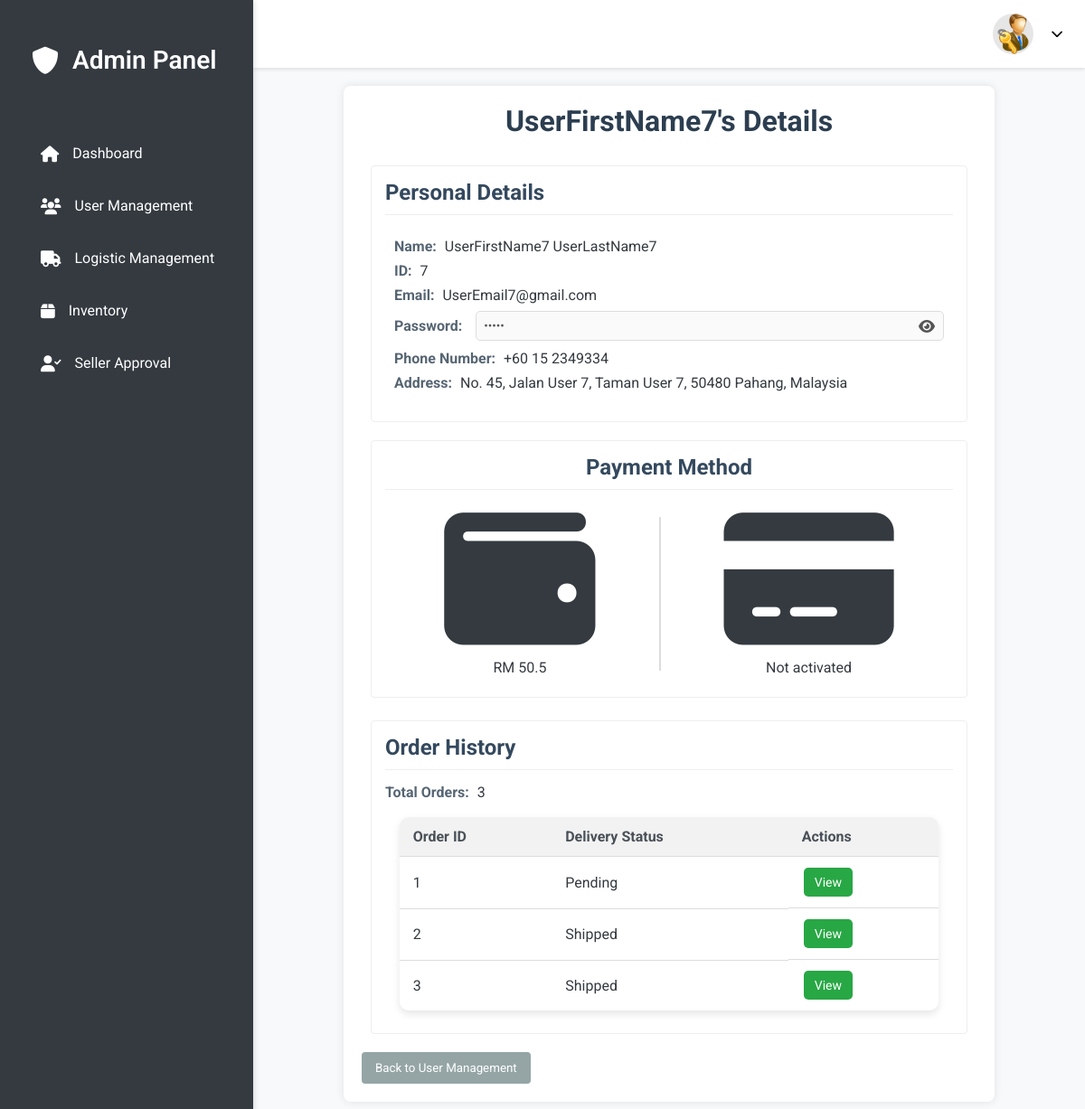
/admin/view_user/7, run on an earlier commit of the app's database.
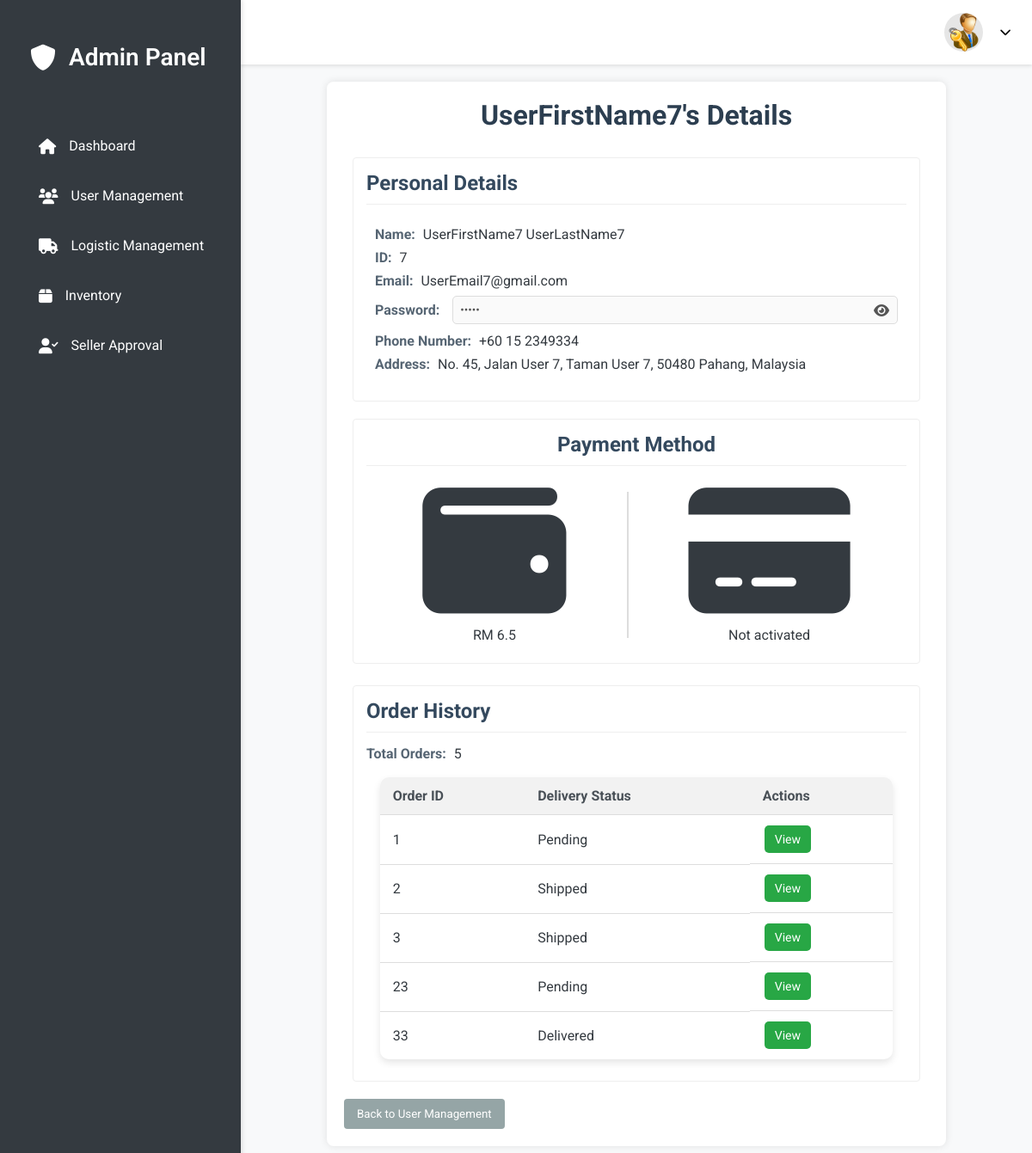
And on a later commit of the database.
### tables this page shows
CREATE TABLE user (
        pid INTEGER PRIMARY KEY AUTOINCREMENT,
        firstName TEXT NOT NULL,
        lastName TEXT NULL,
        email TEXT UNIQUE NOT NULL,
        password TEXT NOT NULL,
        isSeller INTEGER DEFAULT 0,
        haveBankCard INTEGER DEFAULT 0,
        phone_number TEXT,
        wallet DECIMAL(10, 2) DEFAULT 0.00,
        address TEXT
    );

CREATE TABLE orders (
        id INTEGER PRIMARY KEY AUTOINCREMENT,
        buyer_id INTEGER NOT NULL,
        product_id INTEGER NOT NULL, 
        quantity INTEGER NOT NULL,
        date DATE NOT NULL,
        payment_method TEXT NOT NULL,
        delivery_status TEXT DEFAULT 'Pending',
        seller_status TEXT DEFAULT 'Pending',
        total_amount DECIMAL(10,2) NOT NULL,
        FOREIGN KEY (buyer_id) REFERENCES user(pid) ON DELETE CASCADE ON UPDATE CASCADE
        FOREIGN KEY (product_id) REFERENCES products(id) 
    );

### admin_feature.py (the view)
@admin_blueprint.route("/view_user/<int:id>", methods=["POST", "GET"])
def view_user(id):
  con = get_connect_db()
  cur = con.cursor()
  try:
    cur.execute("SELECT * FROM user WHERE pid = ?", (id,))
    user = cur.fetchone()
    if not user:
         flash("User not found.", "warning")
         return redirect(url_for("admin.user_management"))
    cur.execute("""
    SELECT
        o.id,
        o.date,
        o.total_amount,
        o.delivery_status,
        p.name AS product_name
    FROM orders o
    JOIN products p ON o.product_id = p.id
    WHERE o.buyer_id = ?
  """, (id,))
    orders = cur.fetchall()
    orders = [{"id": order[0], "date": order[1], "total_amount": order[2], "delivery_status":order[3], "product_name": order[4] } for order in orders]
  except Exception as e:
       flash(f"An error occurred: {e}", "danger")
  finally:
    con.close()
  return render_template("view_user_details.html", user=user, orders=orders)

### db.py (called while the page is built)
def get_connect_db():
    conn = sqlite3.connect(DATABASE_PATH)
    conn.row_factory = sqlite3.Row
    return conn

### web.py (called while the page is built)
@app.after_request
def add_header(response):
    response.headers["Cache-Control"] = "no-store, no-cache, must-revalidate, post-check=0, pre-check=0, max-age=0"
    response.headers["Pragma"] = "no-cache"
    response.headers["Expires"] = "0"
    return response

### templates/view_user_details.html (shortened to what this page needs)
{% extends "admin_page.html" %}
{% block content %}
<link rel="stylesheet" href="https://cdnjs.cloudflare.com/ajax/libs/font-awesome/6.0.0/css/all.min.css"
 />
<link rel="stylesheet" href="/static/view_user_details.css">
<div class="user-details-container">
    <h1>{{ user.firstName }}'s Details</h1>
    <div class="content-container">
        <section class="personal-info-section">
            <h2>Personal Details</h2>
            <div class="details-card">
              <p>
                <strong>Name:</strong>
                {{ user.firstName }} {{ user.lastName }}
              </p>
               <p><strong>ID:</strong> {{ user.pid }}</p>
               <p><strong>Email:</strong> {{ user.email }}</p>
                 <div class="password-field">
                    <label><strong>Password:</strong></label>
                    <input type="password" id="password" value="{{ user.password }}" disabled>
                    <i class="fas fa-eye password-toggle" id="togglePassword"></i>
                </div>
               {% if user.phone_number %}
                 <p><strong>Phone Number:</strong> {{ user.phone_number }}</p>
               {% endif %}
               {% if user.address %}
                 <p><strong>Address:</strong> {{ user.address }}</p>
               {% endif %}
            </div>
        </section>
       <section class="payment-info-section">
             <h2>Payment Method</h2>
             <div class="payment-icons">
                <div id="wallet" class="icon-container">
                  <i class="fas fa-wallet fa-3x"></i>
                  <p>RM {{ user.wallet }}</p>
                </div>
                <div class="separator"></div>
                <div id="card" class="icon-container">
                  <i class="fas fa-credit-card fa-3x"></i>
                  <p>{% if user.haveBankCard == 1 %}Activated{% else %}Not activated{% endif %}</p>
                </div>
              </div>
            </section>
    </div>
    <section class="order-history-section">
        <h2>Order History</h2>
        <p><strong>Total Orders:</strong> {{ orders|length }}</p>
        <div class="table-responsive">
        <table class="order-table">
             <thead>
              <tr>
                    <th>Order ID</th>
                    <th>Delivery Status</th>
                    <th>Actions</th>
              </tr>
             </thead>
            <tbody>
             {% for order in orders %}
                <tr>
                  <td>{{ order.id }}</td>
                  <td>{{ order.delivery_status }}</td>
                  <td class="action-buttons">
                      <form action="{{ url_for('admin.view_order_details', order_id=order.id) }}" method="GET">
                          <button type="submit" class="view-btn">View</button>
                      </form>
                  </td>
                </tr>
                {% else %}
                <tr>
                   <td colspan="3" style="text-align: center">No Orders Found</td>
                </tr>
                {% endfor %}
            </tbody>
        </table>
    </div>
   </section>
    <button class="back-button" onclick="window.location.href='{{ url_for('admin.user_management') }}'">Back to User Management</button>
</div>
{% endblock %}

What changed in the data, as far as the page shows it:
changed user "UserFirstName7": wallet "50.5" → "6.5"
added orders: id "23", delivery_status "Pending"
added orders: id "33", delivery_status "Delivered"
Also different on the page:
{{ orders|length }}: "3" → "5"
